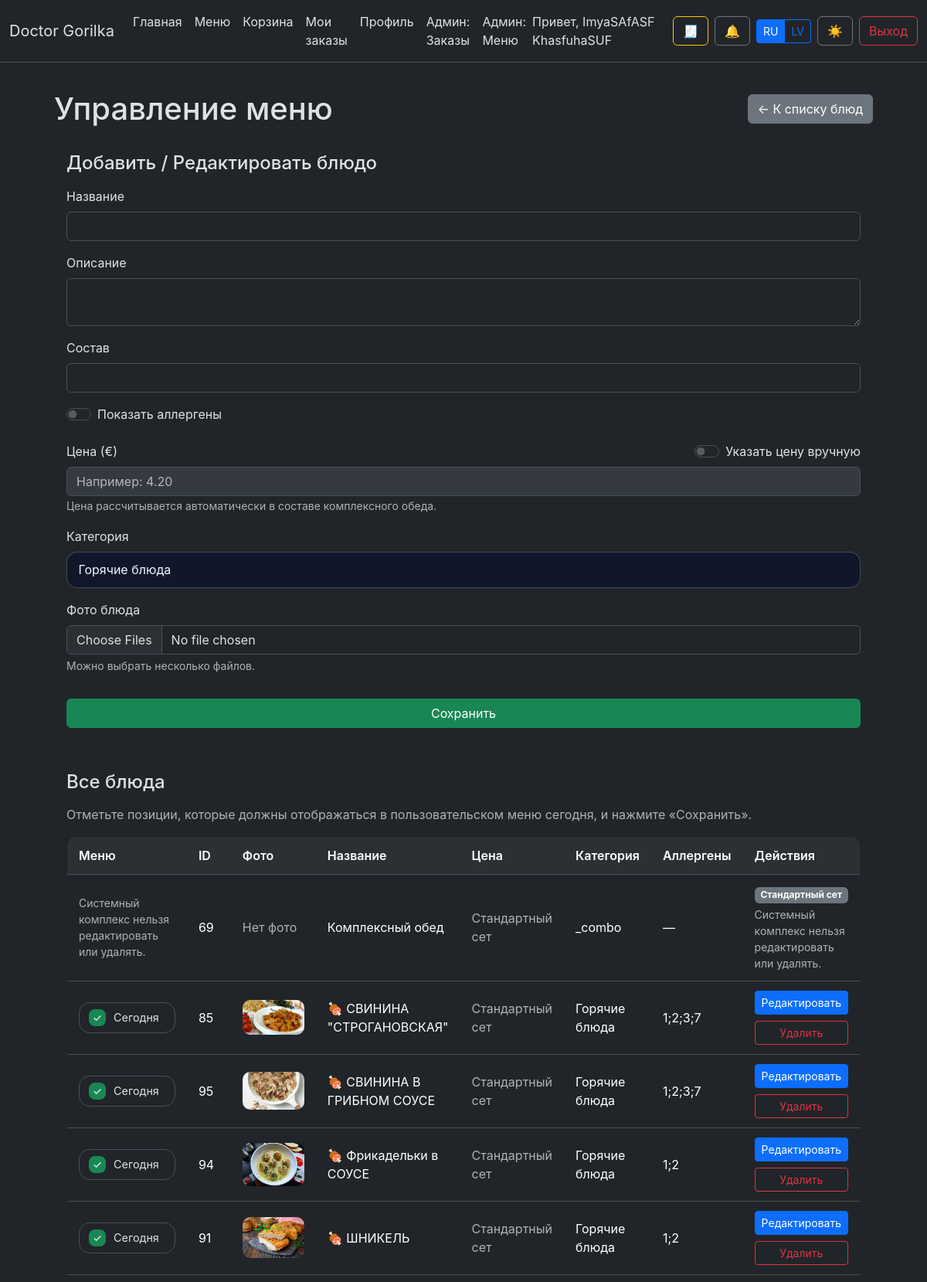
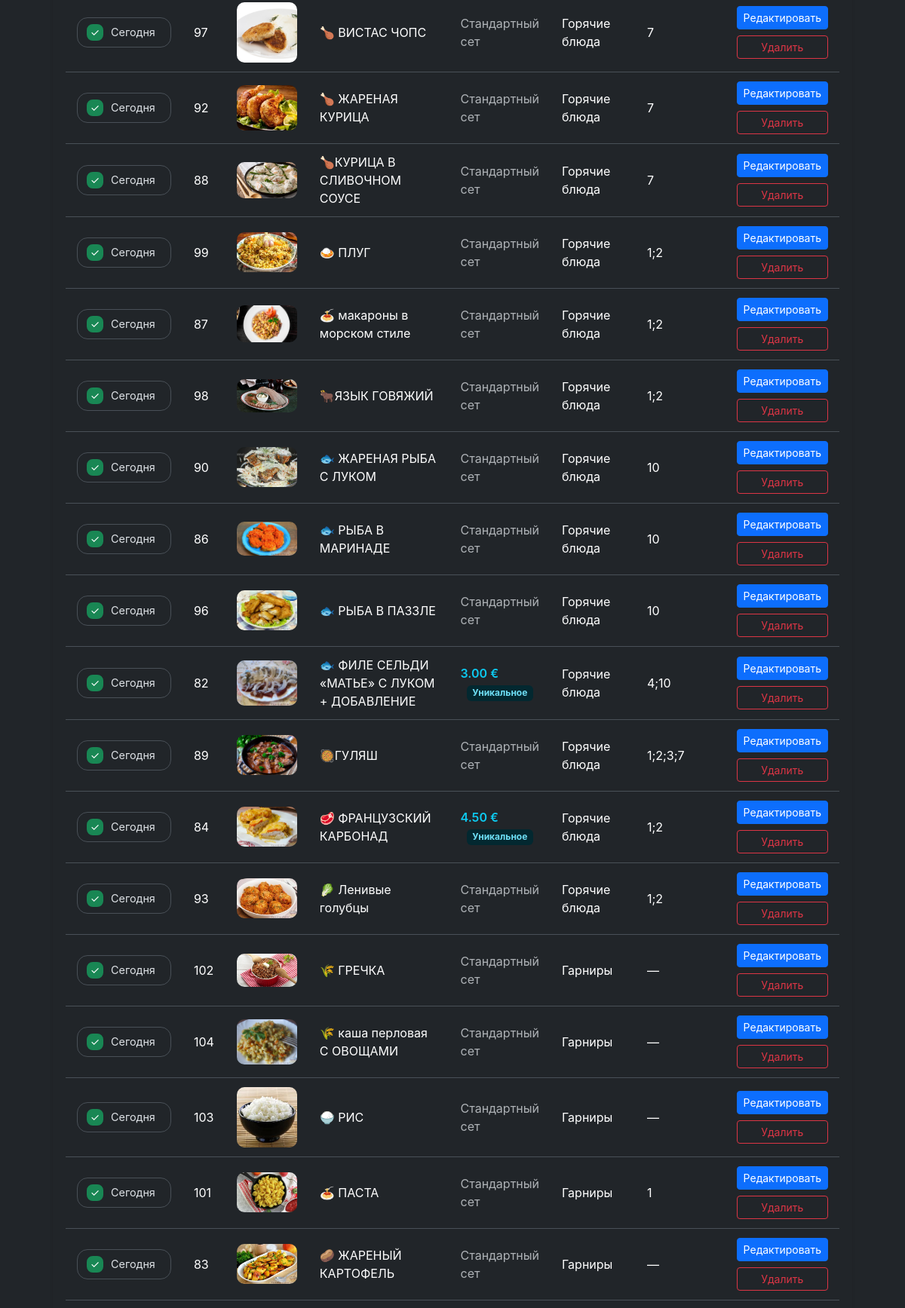
/admin/menu (signed in, upper part), run on the app's committed database (2 pictures, top to bottom).
### tables this page shows
CREATE TABLE menu (
    id INTEGER PRIMARY KEY AUTOINCREMENT,
    title TEXT NOT NULL,
    description TEXT,
    price REAL NOT NULL,
    image_url TEXT,
    category TEXT
, image_gallery TEXT, ingredients TEXT, is_today INTEGER DEFAULT 0, use_manual_price INTEGER DEFAULT 0, name_original TEXT, name_ru TEXT, name_lv TEXT, description_original TEXT, description_ru TEXT, description_lv TEXT, category_original TEXT, category_ru TEXT, category_lv TEXT, ingredients_original TEXT, ingredients_ru TEXT, ingredients_lv TEXT, category_role TEXT DEFAULT 'main', category_key TEXT, allergens TEXT);

### resources/views/admin/menu.php (the view, shortened to what the rows shown need)
<div class="page-container">
<div class="d-flex align-items-center justify-content-between mb-3">
    <h1 class="mb-0"><?= htmlspecialchars(translate('admin.menu.title')) ?></h1>
</div>
<div class="admin-menu-layout mt-1">
    <div class="admin-column admin-table-block">
        <form method="POST" action="/admin/menu/today" class="h-100 d-flex flex-column">
            <div class="card border-0 shadow-sm flex-grow-1">
                <div class="card-body">
                    <div class="table-responsive">
                        <table class="table table-menu">
                            <thead>
                                <tr>
                                    <th class="today-column"><?= htmlspecialchars(translate('admin.menu.table.menu')) ?></th>
                                    <th>ID</th>
                                    <th><?= htmlspecialchars(translate('admin.menu.table.photo')) ?></th>
                                    <th><?= htmlspecialchars(translate('admin.menu.table.name')) ?></th>
                                    <th><?= htmlspecialchars(translate('admin.menu.table.price')) ?></th>
                                    <th><?= htmlspecialchars(translate('admin.menu.table.category')) ?></th>
                                    <th><?= htmlspecialchars(translate('admin.menu.table.allergens')) ?></th>
                                    <th><?= htmlspecialchars(translate('admin.menu.table.actions')) ?></th>
                                </tr>
                            </thead>
                            <tbody>
                                <?php foreach ($items as $item): ?>
                                    <?php $gallery = $item->galleryImages(); ?>
                                    <?php $isSystemCombo = ($item->category ?? '') === '_combo'; ?>
                                    <tr>
                                        <?php if ($isSystemCombo): ?>
                                            <td class="today-cell text-muted small"><?= htmlspecialchars(translate('admin.menu.errors.system_locked')) ?></td>
                                        <?php else: ?>
                                            <td class="today-cell">
                                                <label class="today-flag">
                                                    <span class="today-indicator"></span>
                                                    <span class="today-label"><?= htmlspecialchars(translate('admin.menu.today.flag')) ?></span>
                                                </label>
                                            </td>
                                        <?php endif; ?>
                                        <td><?= $item->id ?></td>
                                        <td>
                                            <?php if ($item->primaryImage()): ?>
                                                <img src="/assets/images/<?= htmlspecialchars($item->primaryImage()) ?>" alt="" class="menu-thumb">
                                            <?php else: ?>
                                                <span class="text-muted"><?= htmlspecialchars(translate('common.no_photo')) ?></span>
                                            <?php endif; ?>
                                        </td>
                                        <td><?= htmlspecialchars($item->title) ?></td>
                                        <td>
                                            <?php if ($item->isUnique()): ?>
                                                <span class="fw-semibold text-info"><?= number_format($item->price, 2, '.', ' ') ?> €</span>
                                                <span class="badge bg-info-subtle text-info-emphasis ms-2"><?= htmlspecialchars(translate('admin.menu.price.unique')) ?></span>
                                            <?php else: ?>
                                                <span class="text-muted"><?= htmlspecialchars(translate('admin.menu.price.standard')) ?></span>
                                            <?php endif; ?>
                                        </td>
                                        <td><?= htmlspecialchars($item->category ?? '') ?></td>
                                        <td><?= $item->allergens ? htmlspecialchars($item->allergens) : '—' ?></td>
                                        <td>
                                            <?php if ($isSystemCombo): ?>
                                                <span class="badge bg-secondary"><?= htmlspecialchars(translate('admin.menu.price.standard')) ?></span>
                                                <div class="text-muted small mt-1"><?= htmlspecialchars(translate('admin.menu.errors.system_locked')) ?></div>
                                            <?php else: ?>
                                                <div class="d-flex flex-column gap-2">
                                                <button class="btn btn-sm btn-primary" type="button" onclick='fillForm(<?= json_encode([
                                                    'id' => $item->id,
                                                    'title' => $item->title,
                                                    'name_original' => $item->nameOriginal ?? $item->title,
                                                    'description' => $item->description,
                                                    'description_original' => $item->descriptionOriginal ?? $item->description,
                                                    'ingredients' => $item->ingredients,
                                                    'ingredients_original' => $item->ingredientsOriginal ?? $item->ingredients,
                                                    'allergens' => $item->allergens,
                                                    'price' => $item->price,
                                                    'use_manual_price' => $item->isUnique(),
                                                    'category' => $item->category,
                                                    'category_original' => $item->categoryOriginal ?? $item->category,
                                                    'category_role' => $item->categoryRole ?? 'main',
                                                    'image' => $item->primaryImage(),
                                                    'gallery' => $gallery,
                                                ], JSON_HEX_APOS | JSON_HEX_QUOT) ?>)'><?= htmlspecialchars(translate('admin.menu.actions.edit')) ?></button>
                                                    <a class="btn btn-sm btn-outline-danger" href="/admin/menu/delete?id=<?= $item->id ?>" onclick="return confirm('<?= htmlspecialchars(translate('admin.menu.actions.confirm_delete')) ?>');"><?= htmlspecialchars(translate('combo.remove')) ?></a>
                                                </div>
                                            <?php endif; ?>
                                        </td>
                                    </tr>
                                <?php endforeach; ?>
                            </tbody>
                        </table>
                    </div>
                </div>
            </div>
        </form>
    </div>
</div>
</div>

### data on the page
menu: id "69", title "Комплексный обед", category "_combo"
menu: id "85", shows a picture, name_ru "🍖 СВИНИНА \"СТРОГАНОВСКАЯ\"", category "Горячие блюда", allergens "1;2;3;7"
menu: id "95", shows a picture, name_ru "🍖 СВИНИНА В ГРИБНОМ СОУСЕ", category "Горячие блюда", allergens "1;2;3;7"
menu: id "94", shows a picture, name_ru "🍖 Фрикадельки в СОУСЕ", category "Горячие блюда", allergens "1;2"
menu: id "91", shows a picture, name_ru "🍖 ШНИКЕЛЬ", category "Горячие блюда", allergens "1;2"
menu: id "97", shows a picture, name_ru "🍗 ВИСТАС ЧОПС", category "Горячие блюда", allergens "7"
menu: id "92", shows a picture, title "🍗 ЖАРЕНАЯ КУРИЦА", category "Горячие блюда", allergens "7"
menu: id "88", shows a picture, name_ru "🍗КУРИЦА В СЛИВОЧНОМ СОУСЕ", category "Горячие блюда", allergens "7"
menu: id "99", shows a picture, name_ru "🍛 ПЛУГ", category "Горячие блюда", allergens "1;2"
menu: id "87", shows a picture, name_ru "🍝 макароны в морском стиле", category "Горячие блюда", allergens "1;2"
menu: id "98", shows a picture, name_ru "🐂ЯЗЫК ГОВЯЖИЙ", category "Горячие блюда", allergens "1;2"
menu: id "90", shows a picture, name_ru "🐟 ЖАРЕНАЯ РЫБА С ЛУКОМ", category "Горячие блюда", allergens "10"
menu: id "86", shows a picture, name_ru "🐟 РЫБА В МАРИНАДЕ", category "Горячие блюда", allergens "10"
menu: id "96", shows a picture, name_ru "🐟 РЫБА В ПАЗЗЛЕ", category "Горячие блюда", allergens "10"
menu: id "82", shows a picture, name_ru "🐟 ФИЛЕ СЕЛЬДИ «МАТЬЕ» С ЛУКОМ + ДОБАВЛЕНИЕ", price "3.00", category "Горячие блюда", allergens "4;10"
menu: id "89", shows a picture, name_ru "🥘ГУЛЯШ", category "Горячие блюда", allergens "1;2;3;7"
menu: id "84", shows a picture, name_ru "🥩 ФРАНЦУЗСКИЙ КАРБОНАД", price "4.50", category "Горячие блюда", allergens "1;2"
menu: id "93", shows a picture, name_ru "🥬 Ленивые голубцы", category "Горячие блюда", allergens "1;2"
menu: id "102", shows a picture, name_ru "🌾 ГРЕЧКА", category "Гарниры"
menu: id "104", shows a picture, name_ru "🌾 каша перловая С ОВОЩАМИ", category "Гарниры"
menu: id "103", shows a picture, name_ru "🍚 РИС", category "Гарниры"
menu: id "101", shows a picture, name_ru "🍝 ПАСТА", category "Гарниры", allergens "1"
menu: id "83", shows a picture, name_ru "🥔 ЖАРЕНЫЙ КАРТОФЕЛЬ", category "Гарниры"

### other printed values
translate('brand.name') "Doctor Gorilka"
translate('nav.home') "Главная"
translate('nav.menu') "Меню"
translate('nav.cart') "Корзина"
translate('nav.orders') "Мои заказы"
translate('nav.profile') "Профиль"
translate('nav.admin_orders') "Админ: Заказы"
translate('nav.admin_menu') "Админ: Меню"
$locale['short'] "RU"
$locale['short'] "LV"
translate('nav.logout') "Выход"
translate('admin.menu.title') "Управление меню"
translate('admin.menu.back') "← К списку блюд"
translate('admin.menu.form.title') "Добавить / Редактировать блюдо"
translate('admin.menu.form.name') "Название"
